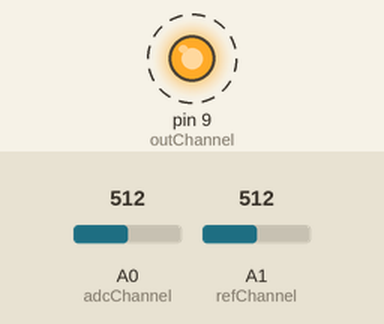
Recording of a sketch running on a simulated Arduino Uno, built with avr-gcc and run on an emulated ATmega328P. Shown: output pins drawn as LEDs (lit = HIGH). Dashed ring = blinking. The test bench sets the inputs (shaded band); at power-on: A0 (adcChannel) = 512, A1 (refChannel) = 512. What the sketch prints to the serial monitor is not drawn.

Above: at 0.05 s.
Timing chart, 0 to 3.0 s (numbered marks = the images above):
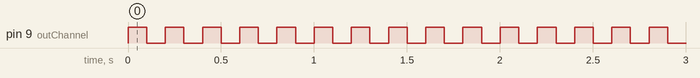

The sketch:

Arduino-Signalmonitor.ino
```cpp
#include <TimerOne.h>

int faADC  = 200;

int msHigh = 100;
int msLow  = 100;   // Digitaler Ausgang
int outChannel = 9;  // D9
// Analoge Eingänge
int refChannel = 1;  // A1
int adcChannel = 0;  // A0

void setup() {
  // put your setup code here, to run once:
  pinMode(outChannel,OUTPUT);
  Serial.begin(115200);
  Timer1.initialize(1000000/faADC);
  Timer1.attachInterrupt(readADC);
}

void loop() {
  // put your main code here, to run repeatedly:
  digitalWrite(outChannel,HIGH);
  delay(msHigh);
  digitalWrite(outChannel,LOW);
  delay(msLow);
}

void readADC() {
  int refValue = analogRead(refChannel);
  int adcValue = analogRead(adcChannel);
  Serial.print("REF:");
  Serial.print(refValue);
  Serial.print(",");
  Serial.print("ADC:");
  Serial.println(adcValue);
}

void serialEvent() {
  char inChar = Serial.read();
  if (inChar == 's') {   // 's'top
    Timer1.stop();
  }
  if (inChar == 't') {   //  restar't'
    Timer1.restart();
  }
}
```

Measured:
- by itself, pin 9 (outChannel): alternates HIGH for 0.10 s and LOW for 0.10 s
